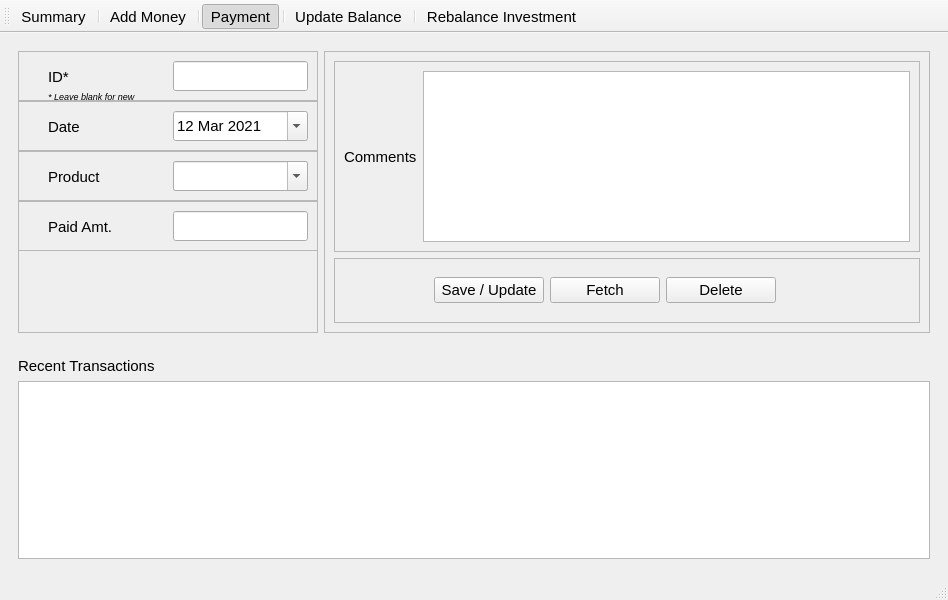
<?xml version="1.0" encoding="UTF-8"?>
<ui version="4.0">
 <class>paymentPage</class>
 <widget class="QMainWindow" name="paymentPage">
  <property name="geometry">
   <rect>
    <x>0</x>
    <y>0</y>
    <width>948</width>
    <height>600</height>
   </rect>
  </property>
  <property name="font">
   <font>
    <family>Segoe UI</family>
    <pointsize>11</pointsize>
   </font>
  </property>
  <property name="windowTitle">
   <string>Mobile Recharge Tracker</string>
  </property>
  <widget class="QWidget" name="centralwidget">
   <layout class="QHBoxLayout" name="horizontalLayout">
    <item>
     <layout class="QVBoxLayout" name="verticalLayout">
      <item>
       <widget class="QWidget" name="wid1_topSection" native="true">
        <property name="sizePolicy">
         <sizepolicy hsizetype="Expanding" vsizetype="Fixed">
          <horstretch>0</horstretch>
          <verstretch>0</verstretch>
         </sizepolicy>
        </property>
        <property name="minimumSize">
         <size>
          <width>0</width>
          <height>300</height>
         </size>
        </property>
        <property name="maximumSize">
         <size>
          <width>16777215</width>
          <height>300</height>
         </size>
        </property>
        <property name="autoFillBackground">
         <bool>false</bool>
        </property>
        <layout class="QHBoxLayout" name="horizontalLayout_2">
         <item>
          <widget class="QFrame" name="frame1_left">
           <property name="sizePolicy">
            <sizepolicy hsizetype="Fixed" vsizetype="Preferred">
             <horstretch>0</horstretch>
             <verstretch>0</verstretch>
            </sizepolicy>
           </property>
           <property name="minimumSize">
            <size>
             <width>300</width>
             <height>0</height>
            </size>
           </property>
           <property name="maximumSize">
            <size>
             <width>300</width>
             <height>16777215</height>
            </size>
           </property>
           <property name="sizeIncrement">
            <size>
             <width>0</width>
             <height>0</height>
            </size>
           </property>
           <property name="frameShape">
            <enum>QFrame::StyledPanel</enum>
           </property>
           <property name="frameShadow">
            <enum>QFrame::Raised</enum>
           </property>
           <widget class="QFrame" name="qf1_ID">
            <property name="geometry">
             <rect>
              <x>0</x>
              <y>0</y>
              <width>300</width>
              <height>50</height>
             </rect>
            </property>
            <property name="sizePolicy">
             <sizepolicy hsizetype="Preferred" vsizetype="Preferred">
              <horstretch>0</horstretch>
              <verstretch>0</verstretch>
             </sizepolicy>
            </property>
            <property name="frameShape">
             <enum>QFrame::StyledPanel</enum>
            </property>
            <property name="frameShadow">
             <enum>QFrame::Raised</enum>
            </property>
            <widget class="QLabel" name="label_ID">
             <property name="geometry">
              <rect>
               <x>30</x>
               <y>3</y>
               <width>120</width>
               <height>45</height>
              </rect>
             </property>
             <property name="text">
              <string>ID*</string>
             </property>
            </widget>
            <widget class="QLineEdit" name="lineEdit_ID">
             <property name="geometry">
              <rect>
               <x>155</x>
               <y>10</y>
               <width>135</width>
               <height>30</height>
              </rect>
             </property>
            </widget>
            <widget class="QLabel" name="label_ID_2">
             <property name="geometry">
              <rect>
               <x>30</x>
               <y>30</y>
               <width>120</width>
               <height>30</height>
              </rect>
             </property>
             <property name="font">
              <font>
               <pointsize>7</pointsize>
               <italic>true</italic>
              </font>
             </property>
             <property name="text">
              <string>* Leave blank for new</string>
             </property>
            </widget>
           </widget>
           <widget class="QFrame" name="qf2_Date">
            <property name="geometry">
             <rect>
              <x>0</x>
              <y>50</y>
              <width>300</width>
              <height>50</height>
             </rect>
            </property>
            <property name="sizePolicy">
             <sizepolicy hsizetype="Preferred" vsizetype="Preferred">
              <horstretch>0</horstretch>
              <verstretch>0</verstretch>
             </sizepolicy>
            </property>
            <property name="frameShape">
             <enum>QFrame::StyledPanel</enum>
            </property>
            <property name="frameShadow">
             <enum>QFrame::Raised</enum>
            </property>
            <widget class="QLabel" name="alabel_Date">
             <property name="geometry">
              <rect>
               <x>30</x>
               <y>3</y>
               <width>120</width>
               <height>45</height>
              </rect>
             </property>
             <property name="text">
              <string>Date</string>
             </property>
            </widget>
            <widget class="QDateEdit" name="dateEdit">
             <property name="geometry">
              <rect>
               <x>155</x>
               <y>10</y>
               <width>135</width>
               <height>30</height>
              </rect>
             </property>
             <property name="sizePolicy">
              <sizepolicy hsizetype="Expanding" vsizetype="Fixed">
               <horstretch>0</horstretch>
               <verstretch>0</verstretch>
              </sizepolicy>
             </property>
             <property name="dateTime">
              <datetime>
               <hour>0</hour>
               <minute>0</minute>
               <second>0</second>
               <year>2021</year>
               <month>3</month>
               <day>12</day>
              </datetime>
             </property>
             <property name="minimumDate">
              <date>
               <year>2020</year>
               <month>1</month>
               <day>1</day>
              </date>
             </property>
             <property name="calendarPopup">
              <bool>true</bool>
             </property>
            </widget>
           </widget>
           <widget class="QFrame" name="qf3_Product">
            <property name="geometry">
             <rect>
              <x>0</x>
              <y>100</y>
              <width>300</width>
              <height>50</height>
             </rect>
            </property>
            <property name="sizePolicy">
             <sizepolicy hsizetype="Preferred" vsizetype="Preferred">
              <horstretch>0</horstretch>
              <verstretch>0</verstretch>
             </sizepolicy>
            </property>
            <property name="frameShape">
             <enum>QFrame::StyledPanel</enum>
            </property>
            <property name="frameShadow">
             <enum>QFrame::Raised</enum>
            </property>
            <widget class="QLabel" name="alabel_Product">
             <property name="geometry">
              <rect>
               <x>30</x>
               <y>3</y>
               <width>120</width>
               <height>45</height>
              </rect>
             </property>
             <property name="text">
              <string>Product</string>
             </property>
            </widget>
            <widget class="QLineEdit" name="lineEdit_Product">
             <property name="geometry">
              <rect>
               <x>155</x>
               <y>10</y>
               <width>135</width>
               <height>30</height>
              </rect>
             </property>
            </widget>
            <widget class="QComboBox" name="comboBox">
             <property name="geometry">
              <rect>
               <x>155</x>
               <y>10</y>
               <width>135</width>
               <height>30</height>
              </rect>
             </property>
             <property name="sizePolicy">
              <sizepolicy hsizetype="Expanding" vsizetype="Fixed">
               <horstretch>0</horstretch>
               <verstretch>0</verstretch>
              </sizepolicy>
             </property>
             <property name="editable">
              <bool>true</bool>
             </property>
             <property name="modelColumn">
              <number>0</number>
             </property>
            </widget>
           </widget>
           <widget class="QFrame" name="qf4_PaidAmt">
            <property name="geometry">
             <rect>
              <x>0</x>
              <y>150</y>
              <width>300</width>
              <height>50</height>
             </rect>
            </property>
            <property name="sizePolicy">
             <sizepolicy hsizetype="Preferred" vsizetype="Preferred">
              <horstretch>0</horstretch>
              <verstretch>0</verstretch>
             </sizepolicy>
            </property>
            <property name="frameShape">
             <enum>QFrame::StyledPanel</enum>
            </property>
            <property name="frameShadow">
             <enum>QFrame::Raised</enum>
            </property>
            <widget class="QLabel" name="label_PaidAmt">
             <property name="geometry">
              <rect>
               <x>30</x>
               <y>3</y>
               <width>120</width>
               <height>45</height>
              </rect>
             </property>
             <property name="text">
              <string>Paid Amt.</string>
             </property>
            </widget>
            <widget class="QLineEdit" name="lineEdit_PaidAmt">
             <property name="geometry">
              <rect>
               <x>155</x>
               <y>10</y>
               <width>135</width>
               <height>30</height>
              </rect>
             </property>
            </widget>
           </widget>
          </widget>
         </item>
         <item>
          <widget class="QFrame" name="frame2_right">
           <property name="frameShape">
            <enum>QFrame::StyledPanel</enum>
           </property>
           <property name="frameShadow">
            <enum>QFrame::Raised</enum>
           </property>
           <layout class="QVBoxLayout" name="verticalLayout_2">
            <item>
             <widget class="QFrame" name="frame">
              <property name="frameShape">
               <enum>QFrame::StyledPanel</enum>
              </property>
              <property name="frameShadow">
               <enum>QFrame::Raised</enum>
              </property>
              <layout class="QHBoxLayout" name="horizontalLayout_5">
               <item>
                <widget class="QLabel" name="label">
                 <property name="text">
                  <string>Comments</string>
                 </property>
                </widget>
               </item>
               <item>
                <widget class="QTextEdit" name="textEdit"/>
               </item>
              </layout>
             </widget>
            </item>
            <item>
             <widget class="QFrame" name="frame_2">
              <property name="sizePolicy">
               <sizepolicy hsizetype="Preferred" vsizetype="Fixed">
                <horstretch>0</horstretch>
                <verstretch>0</verstretch>
               </sizepolicy>
              </property>
              <property name="minimumSize">
               <size>
                <width>0</width>
                <height>65</height>
               </size>
              </property>
              <property name="maximumSize">
               <size>
                <width>16777215</width>
                <height>65</height>
               </size>
              </property>
              <property name="frameShape">
               <enum>QFrame::StyledPanel</enum>
              </property>
              <property name="frameShadow">
               <enum>QFrame::Raised</enum>
              </property>
              <layout class="QHBoxLayout" name="horizontalLayout_4">
               <item>
                <spacer name="horizontalSpacer">
                 <property name="orientation">
                  <enum>Qt::Horizontal</enum>
                 </property>
                 <property name="sizeType">
                  <enum>QSizePolicy::Fixed</enum>
                 </property>
                 <property name="sizeHint" stdset="0">
                  <size>
                   <width>90</width>
                   <height>20</height>
                  </size>
                 </property>
                </spacer>
               </item>
               <item>
                <widget class="QPushButton" name="btn1_sav">
                 <property name="sizePolicy">
                  <sizepolicy hsizetype="Minimum" vsizetype="Fixed">
                   <horstretch>0</horstretch>
                   <verstretch>0</verstretch>
                  </sizepolicy>
                 </property>
                 <property name="minimumSize">
                  <size>
                   <width>110</width>
                   <height>0</height>
                  </size>
                 </property>
                 <property name="text">
                  <string>Save / Update</string>
                 </property>
                </widget>
               </item>
               <item>
                <widget class="QPushButton" name="btn2_fetch">
                 <property name="minimumSize">
                  <size>
                   <width>110</width>
                   <height>0</height>
                  </size>
                 </property>
                 <property name="text">
                  <string>Fetch</string>
                 </property>
                </widget>
               </item>
               <item>
                <widget class="QPushButton" name="btn3_delete">
                 <property name="minimumSize">
                  <size>
                   <width>110</width>
                   <height>0</height>
                  </size>
                 </property>
                 <property name="text">
                  <string>Delete</string>
                 </property>
                </widget>
               </item>
               <item>
                <spacer name="horizontalSpacer_2">
                 <property name="orientation">
                  <enum>Qt::Horizontal</enum>
                 </property>
                 <property name="sizeHint" stdset="0">
                  <size>
                   <width>40</width>
                   <height>20</height>
                  </size>
                 </property>
                </spacer>
               </item>
              </layout>
             </widget>
            </item>
           </layout>
          </widget>
         </item>
        </layout>
       </widget>
      </item>
      <item>
       <widget class="QWidget" name="wid2_bottomSection" native="true">
        <layout class="QVBoxLayout" name="verticalLayout_3">
         <item>
          <widget class="QLabel" name="label_2">
           <property name="text">
            <string>Recent Transactions</string>
           </property>
          </widget>
         </item>
         <item>
          <widget class="QTableWidget" name="tableWidget"/>
         </item>
        </layout>
       </widget>
      </item>
     </layout>
    </item>
   </layout>
  </widget>
  <widget class="QStatusBar" name="statusbar"/>
  <widget class="QToolBar" name="toolBar">
   <property name="windowTitle">
    <string>toolBar</string>
   </property>
   <property name="allowedAreas">
    <set>Qt::AllToolBarAreas</set>
   </property>
   <property name="toolButtonStyle">
    <enum>Qt::ToolButtonTextOnly</enum>
   </property>
   <attribute name="toolBarArea">
    <enum>TopToolBarArea</enum>
   </attribute>
   <attribute name="toolBarBreak">
    <bool>false</bool>
   </attribute>
   <addaction name="tool_summary"/>
   <addaction name="separator"/>
   <addaction name="tool_addMoney"/>
   <addaction name="separator"/>
   <addaction name="tool_payment"/>
   <addaction name="separator"/>
   <addaction name="tool_updateBalance"/>
   <addaction name="separator"/>
   <addaction name="tool_rebalanceInvestment"/>
  </widget>
  <action name="tool_addMoney">
   <property name="checkable">
    <bool>true</bool>
   </property>
   <property name="checked">
    <bool>false</bool>
   </property>
   <property name="text">
    <string>Add Money</string>
   </property>
  </action>
  <action name="tool_payment">
   <property name="checkable">
    <bool>true</bool>
   </property>
   <property name="checked">
    <bool>true</bool>
   </property>
   <property name="text">
    <string>Payment</string>
   </property>
  </action>
  <action name="tool_updateBalance">
   <property name="checkable">
    <bool>true</bool>
   </property>
   <property name="text">
    <string>Update Balance</string>
   </property>
  </action>
  <action name="tool_rebalanceInvestment">
   <property name="checkable">
    <bool>true</bool>
   </property>
   <property name="text">
    <string>Rebalance Investment</string>
   </property>
  </action>
  <action name="tool_summary">
   <property name="checkable">
    <bool>true</bool>
   </property>
   <property name="checked">
    <bool>false</bool>
   </property>
   <property name="text">
    <string>Summary</string>
   </property>
  </action>
 </widget>
 <resources/>
 <connections/>
</ui>
